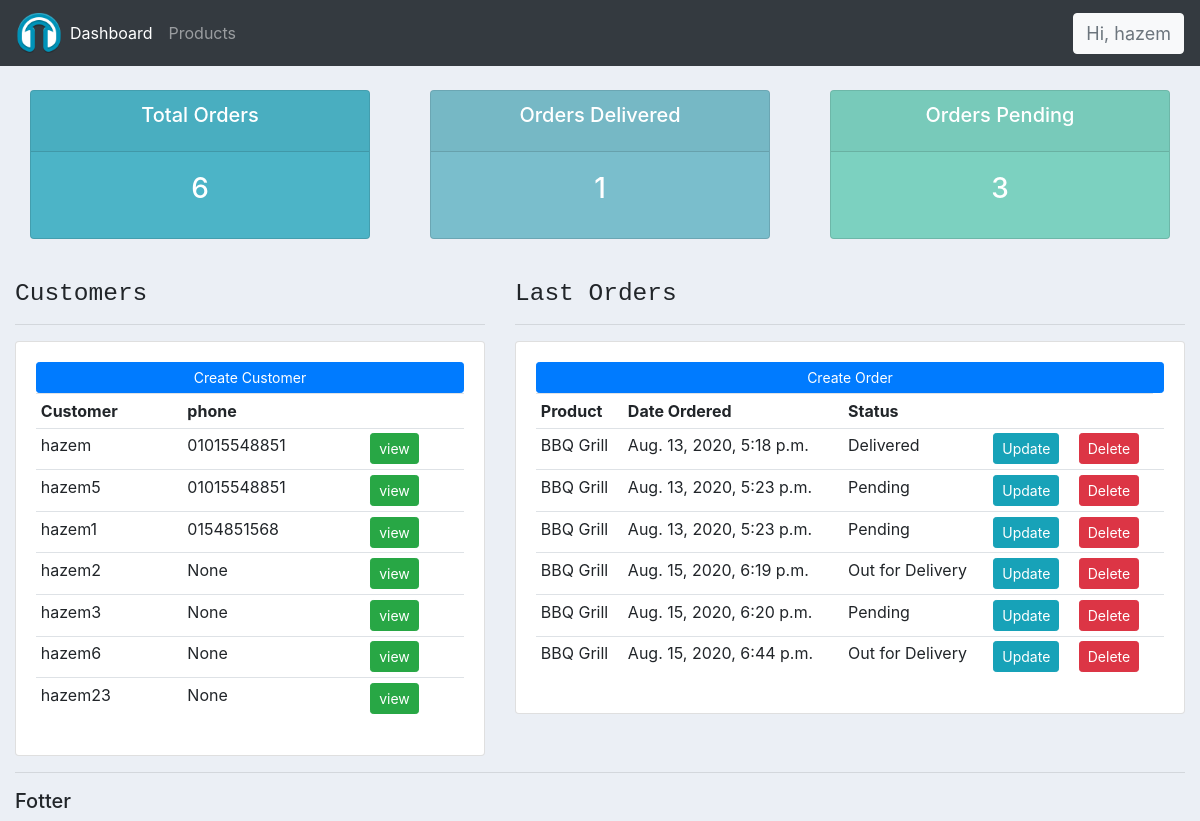
Before: / (signed in) with the older database file.
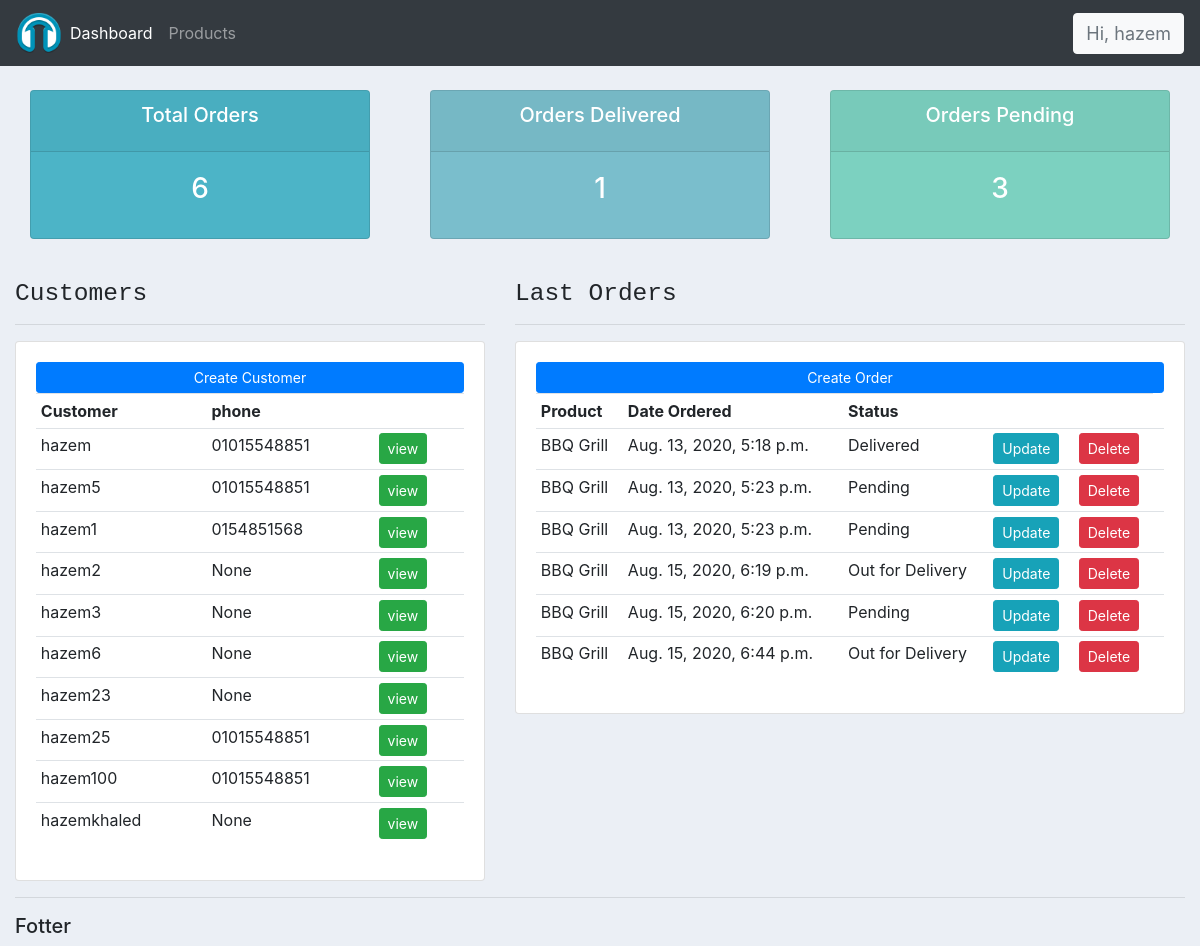
After: the same page with the newer database file.
### accountss/models.py (models this page shows, shortened)
class Customer(models.Model):
    user  = models.OneToOneField(User, null=True, blank=True, on_delete=models.CASCADE) #whenever the user is deleted delete that relation to this customer
    name  = models.CharField(max_length=200, null=True)
    phone = models.CharField(max_length=200, null=True)
    email = models.CharField(max_length=200, null=True)
    profile_pic = models.ImageField(upload_to=get_encoded_file_name,default="c188345d-a2ef-4b25-9d8a-ac9137926485-default_profile_pic.svg", null=True, blank=True)
    date_created = models.DateTimeField(auto_now_add=True, null=True)
    def __str__(self):
        return self.name

class Order(models.Model):
    STATUS = (
        ('Pending','Pending'),
        ('Out for Delivery','Out for Delivery'),
        ('Delivered','Delivered'),
    )
    customer = models.ForeignKey(Customer, null=True, on_delete=models.SET_NULL)
    product  = models.ForeignKey(Product, null=True, on_delete=models.SET_NULL)
    date_created = models.DateTimeField(auto_now_add=True, null=True)
    status = models.CharField(max_length=200, null=True, choices=STATUS)
    note = models.CharField(max_length=1000, null=True)

class Product(models.Model):
    CATEGORY = (
        ('Indoor','Indoor'),
        ('Out Door','Out Door'),
    )
    name         = models.CharField(max_length=200, null=True)
    price        = models.FloatField(null=True)
    category     = models.CharField(max_length=200, null=True, choices=CATEGORY)
    description  = models.CharField(max_length=200, null=True, blank=True)
    date_created = models.DateTimeField(auto_now_add=True, null=True)
    tags = models.ManyToManyField(Tag)
    def __str__(self):
        return self.name

### accountss/decorators.py (the view)
    def wrapper_func(request, *args, **kwargs):
        group = None
        if request.user.groups.exists():
            group = request.user.groups.all()[0].name
        if group == 'admin':
            return view_func(request, *args, **kwargs)
        elif group == 'customers':
            return redirect('user-page')
        else:
            return HttpResponse('<h1><p>Not Authorized you need to define a Group</p></h1>')

### accountss/views.py (called while the page is built)
@login_required(login_url='loginPage')
@admin_only
def home(request):
    orders = Order.objects.all()
    customers = Customer.objects.all()
    total_customers = customers.count()
    total_orders = orders.count()
    delivered = orders.filter(status= 'Delivered').count()
    pending = orders.filter(status= 'Pending').count()
    context = {'customers':customers, 'orders':orders, 'total_orders':total_orders, 'delivered':delivered, 'pending':pending}
    return render(request, 'accountss/Dashboard.html',context)

### accountss/templates/accountss/Dashboard.html
{% extends 'accountss/main.html'%}
{% block content%}
{% include 'accountss/status.html'%}
<br>
<div class="row">
    <div class="col-md-5">
        <h3><pre>Customers</pre></h3>
        <hr>
        <div class="card card-body">
            <a class="btn btn-primary btn-sm btn-block" href="">Create Customer</a>
            <table class="table table-sm">
                <tr>
                    <th>Customer</th>
                    <th>phone</th>
                    <th></th>
                </tr>
                {% for customer in customers %}
                    <tr>
                        <td>{{ customer.name }}</td>
                        <td>{{ customer.phone }}</td>
                        <td><a class="btn btn-sm btn-success" href="{% url 'customer' customer.id %}">view</a></td>
                    </tr>
                {% endfor %}
            </table>
        </div>
    </div>
    <div class="col-md-7">
        <h3><pre>Last Orders</pre></h3>
        <hr>
        <div class="card card-body">
            <a class="btn btn-primary btn-sm btn-block" href="{% url 'create_order' %}">Create Order</a>
            <table class="table table-sm">
                <tr>
                    <th>Product</th>
                    <th>Date Ordered</th>
                    <th>Status</th>
                    <th></th>
                    <th></th>
                </tr>
                {% for order in orders %}
                    <tr>
                        <td>{{ order.product }}</td>
                        <td>{{ order.date_created }}</td>
                        <td>{{ order.status }}</td>
                        <td><a class="btn btn-sm btn-info" href="{% url 'update_order' order.id %}">Update</a></td>
                        <td><a class="btn btn-sm btn-danger" href="{% url 'delete_order' order.id %}">Delete</a><td>
                    </tr>
                {% endfor %}
            </table>
        </div>
    </div>
</div>
{% endblock %}

Changed rows visible on the page:
added Customer: name "hazem25", phone "01015548851"
added Customer: name "hazem100", phone "01015548851"
added Customer: name "hazemkhaled", phone "None"
